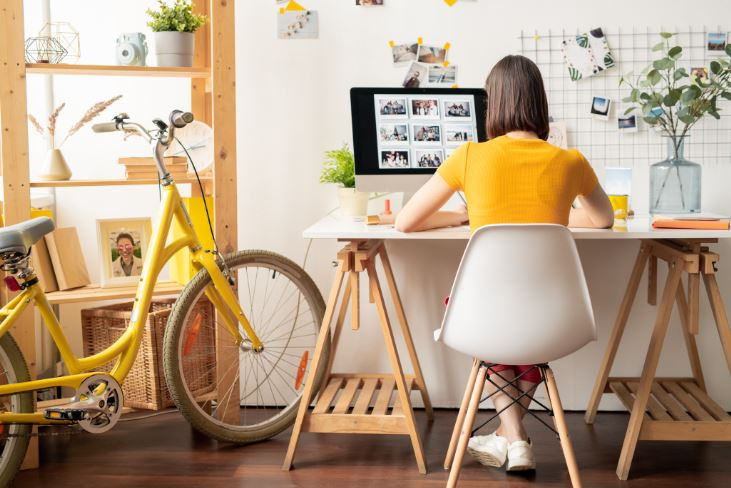
#> input picture FreeCodeCamp/01/photos/4.jpg, 731 x 488 px
$ python spaces.py
#> lines starting #> are read from the running program, lines starting #| are printed output that depends on the picture
import cv2 as cv
import numpy as np
import matplotlib.pyplot as plt

img = cv.imread('photos/4.jpg')
#> img is the input picture: shape (488, 731, 3); mean B, G, R 133.2, 159.3, 182.5
cv.imshow('Image', img)


# BGR to GrayScale

gray = cv.cvtColor(img, cv.COLOR_BGR2GRAY)
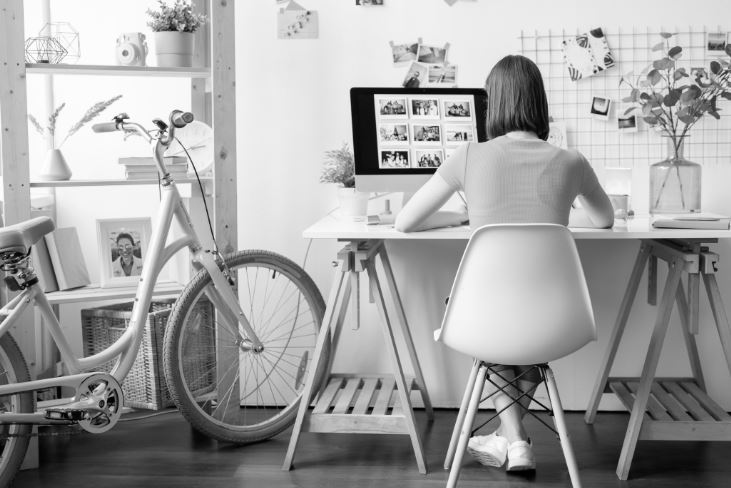
#> gray: shape (488, 731); min 0, max 255, mean 163.2
cv.imshow('Gray Sacle', gray)

# BGR to HSV

hsv = cv.cvtColor(img, cv.COLOR_BGR2HSV)
#> hsv: shape (488, 731, 3); mean H, S, V 20.9, 81.7, 183
cv.imshow('HSV', hsv)

# BGR to LAB L*a*b
lab = cv.cvtColor(img, cv.COLOR_BGR2LAB)
#> lab: shape (488, 731, 3); mean of channels 0, 1, 2 169, 133.9, 144.9
cv.imshow('LAB', lab)

# plt.imshow(img)
# plt.show()

# BGR to RGB
rgb = cv.cvtColor(img, cv.COLOR_BGR2RGB)
cv.imshow('RGB', rgb)

# plt.imshow(rgb)
# plt.show()


# HSV to BGR
hsv_bgr = cv.cvtColor(hsv, cv.COLOR_HSV2BGR)
cv.imshow('HSV to BGR', hsv_bgr)

# LAB to BGR (bad result)
lab_bgr = cv.cvtColor(hsv, cv.COLOR_LAB2BGR)
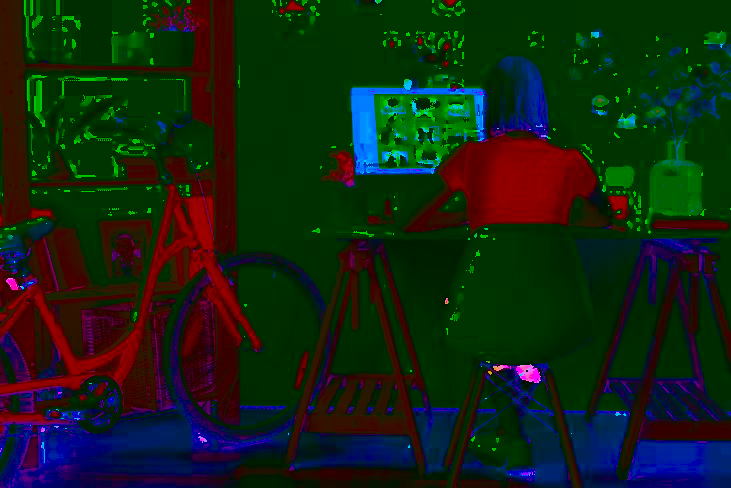
#> lab_bgr: shape (488, 731, 3); mean B, G, R 18.9, 36, 19.5
cv.imshow('LAB to BGR', lab_bgr)


cv.waitKey(0)

$ run again, with FreeCodeCamp/01/photos/1.jpg copied over FreeCodeCamp/01/photos/4.jpg
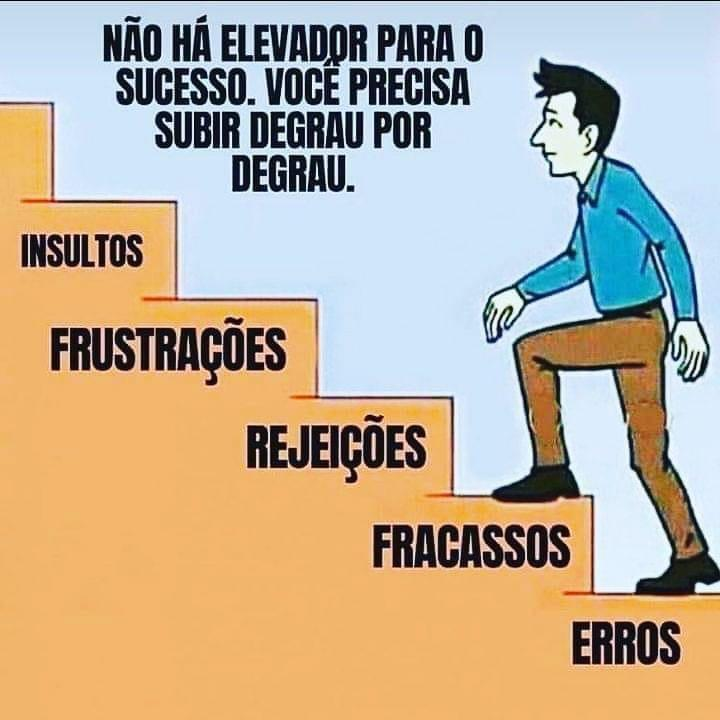
#> input picture FreeCodeCamp/01/photos/1.jpg, 720 x 720 px
#> img is the input picture: shape (720, 720, 3); mean B, G, R 152.8, 175.2, 190.8
#> `gray = cv.cvtColor(img, cv.COLOR_BGR2GRAY)`:
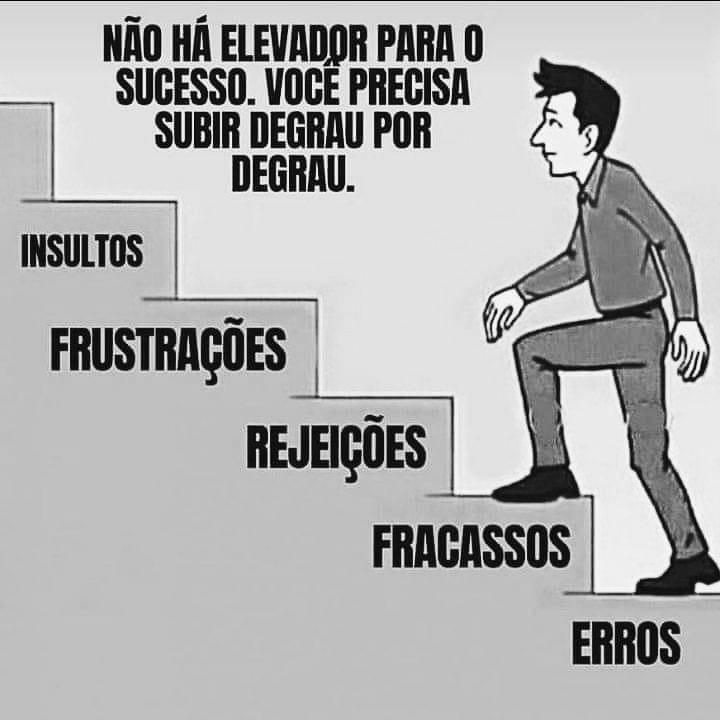
#> gray: shape (720, 720); min 0, max 255, mean 177.4
#> hsv: shape (720, 720, 3); mean H, S, V 62, 102.6, 211.1
#> lab: shape (720, 720, 3); mean of channels 0, 1, 2 183.4, 133, 141.9
#> `lab_bgr = cv.cvtColor(hsv, cv.COLOR_LAB2BGR)`:
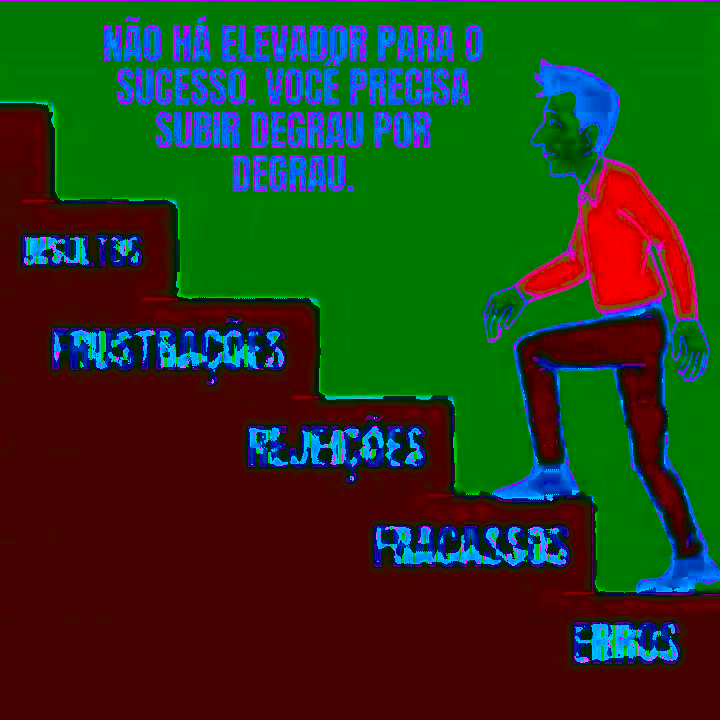
#> lab_bgr: shape (720, 720, 3); mean B, G, R 29.1, 60, 39

$ run again, with FreeCodeCamp/01/photos/2.jpg copied over FreeCodeCamp/01/photos/4.jpg
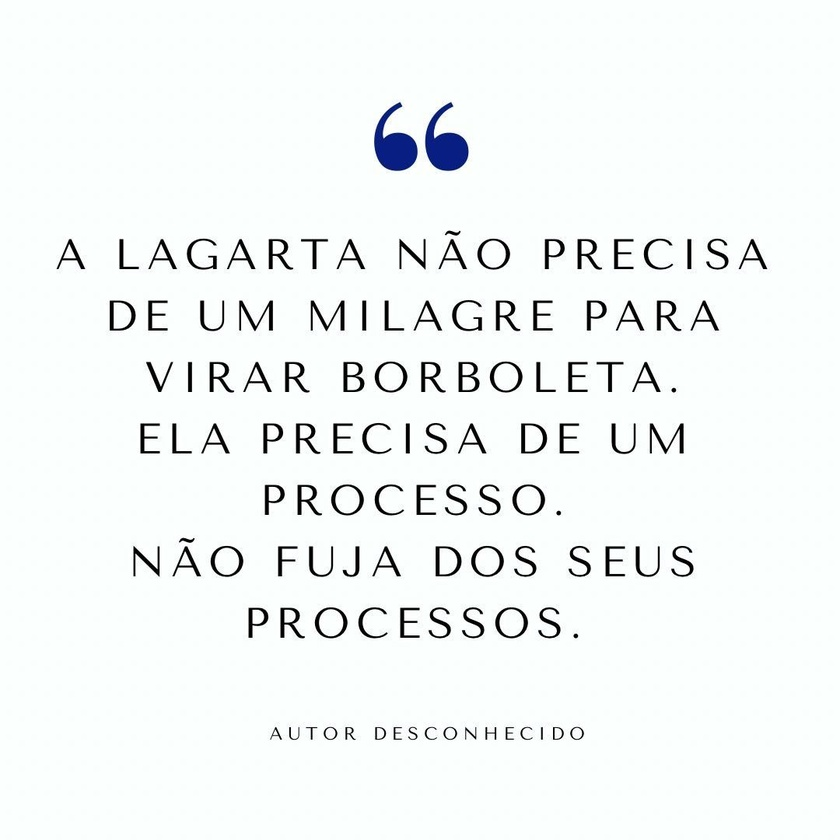
#> input picture FreeCodeCamp/01/photos/2.jpg, 840 x 840 px, shrunk from 1080 x 1080 before the run
#> img is the input picture: shape (840, 840, 3); mean B, G, R 245.5, 246, 242.2
#> hsv: shape (840, 840, 3); mean H, S, V 81.1, 6.5, 246.4
#> lab: shape (840, 840, 3); mean of channels 0, 1, 2 245.4, 127.2, 127.8
#> `lab_bgr = cv.cvtColor(hsv, cv.COLOR_LAB2BGR)`:
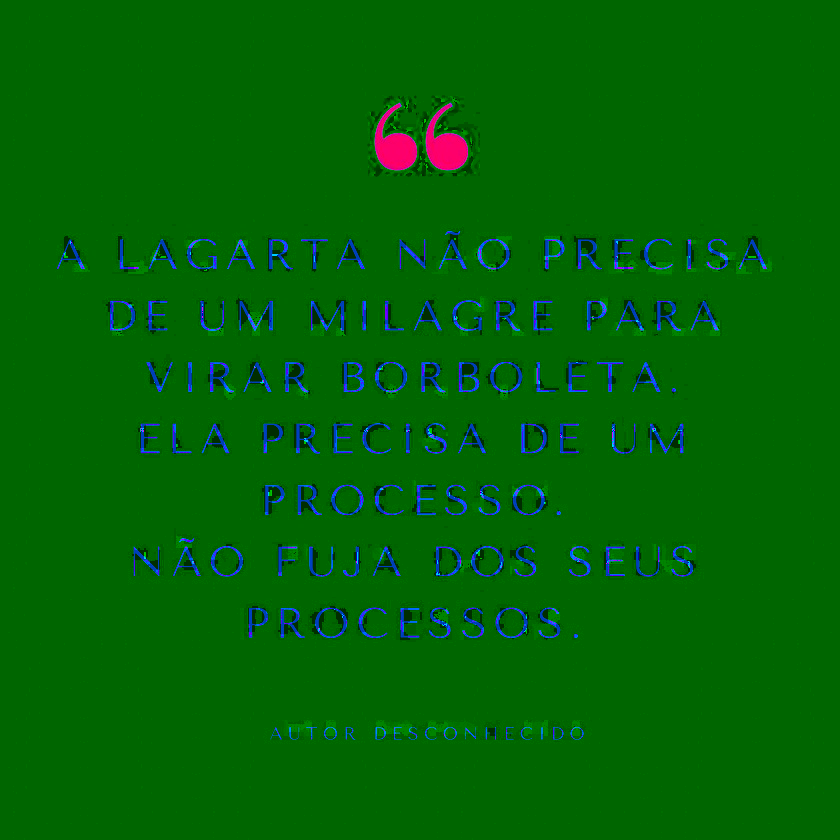
#> lab_bgr: shape (840, 840, 3); mean B, G, R 6.4, 100.1, 1.5

$ run again, with FreeCodeCamp/01/photos/3.JPG copied over FreeCodeCamp/01/photos/4.jpg
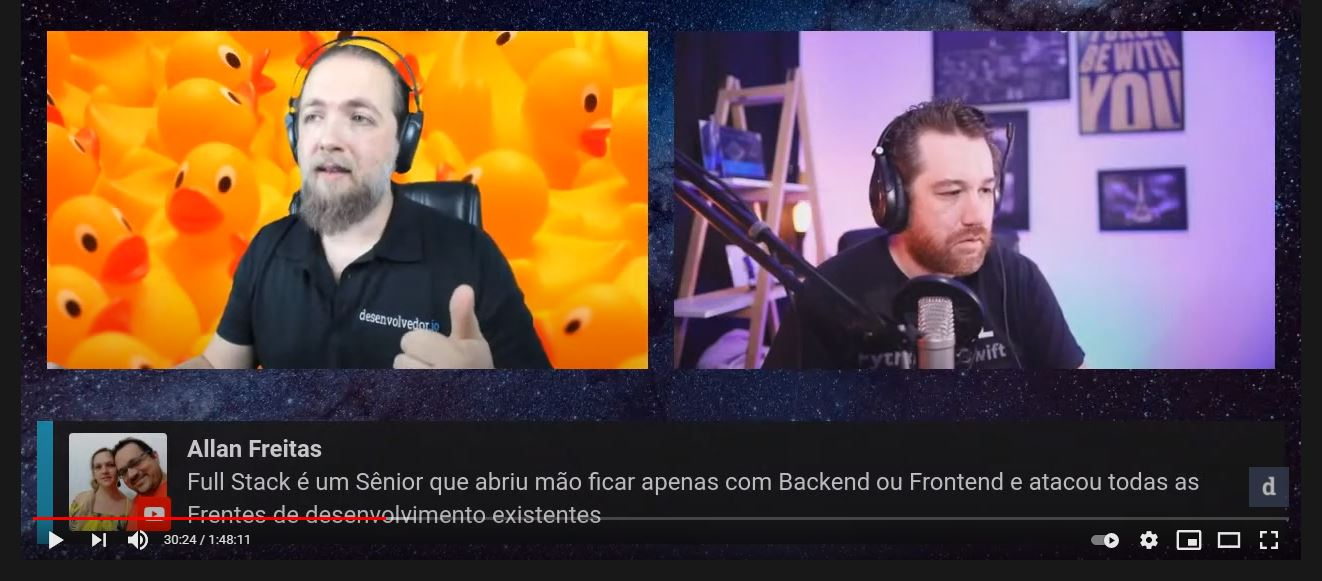
#> input picture FreeCodeCamp/01/photos/3.JPG, 1322 x 581 px
#> img is the input picture: shape (581, 1322, 3); mean B, G, R 70.3, 77.5, 103.5
#> `gray = cv.cvtColor(img, cv.COLOR_BGR2GRAY)`:
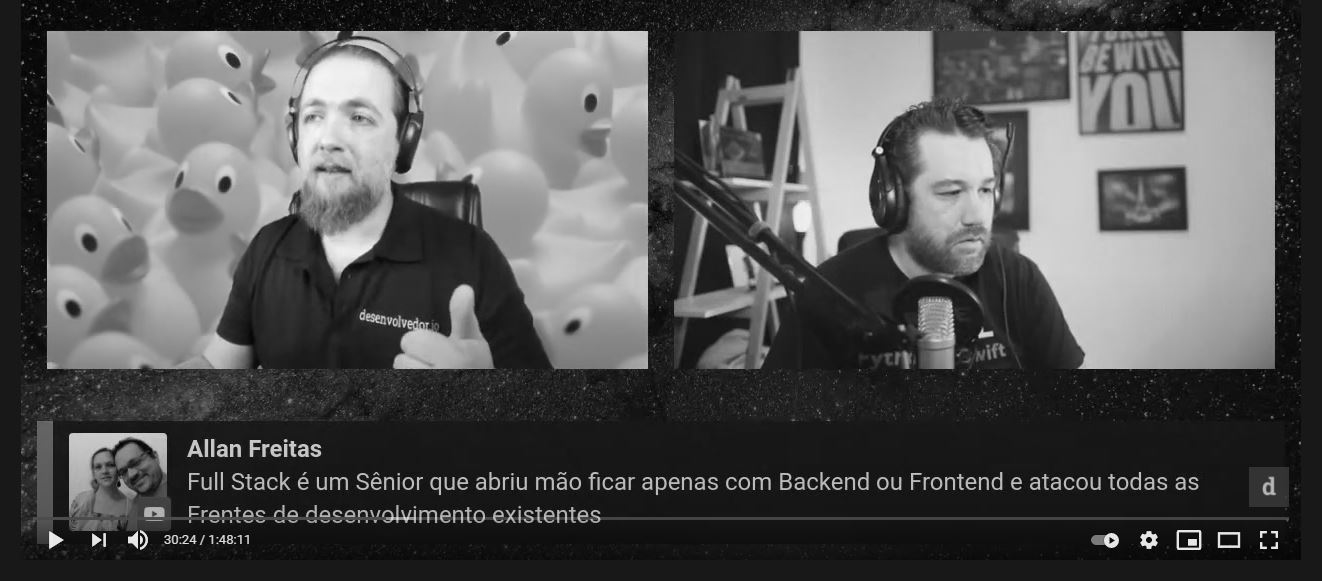
#> gray: shape (581, 1322); min 0, max 254, mean 84.4
#> hsv: shape (581, 1322, 3); mean H, S, V 93.1, 109.7, 116.6
#> lab: shape (581, 1322, 3); mean of channels 0, 1, 2 88.1, 140.7, 132.7
#> `lab_bgr = cv.cvtColor(hsv, cv.COLOR_LAB2BGR)`:
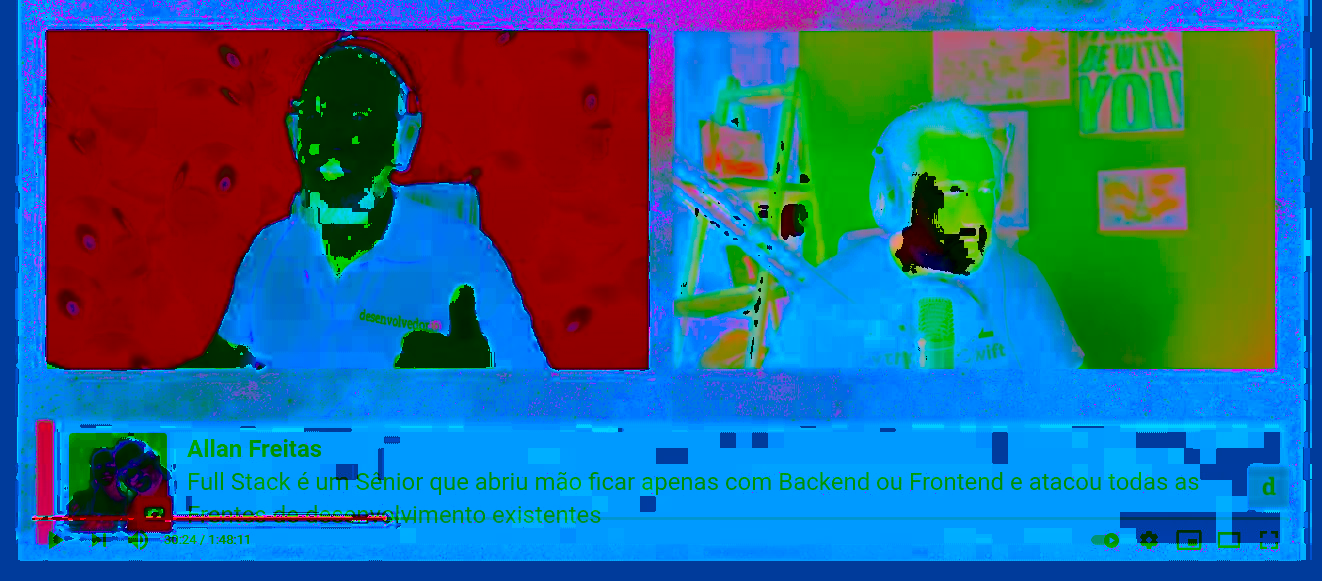
#> lab_bgr: shape (581, 1322, 3); mean B, G, R 137.8, 101.2, 45
